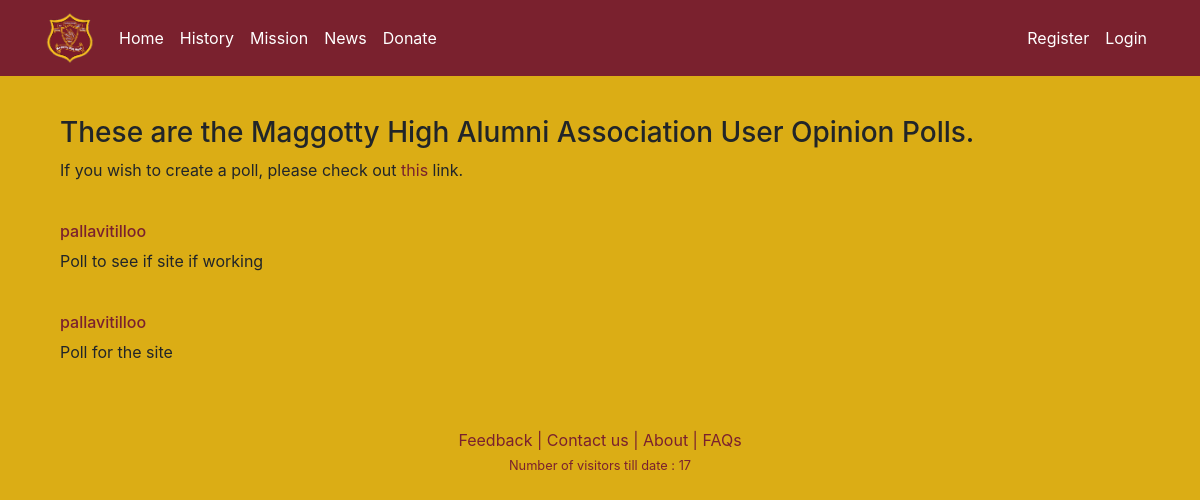
Before: /approved_polls with the older database file.
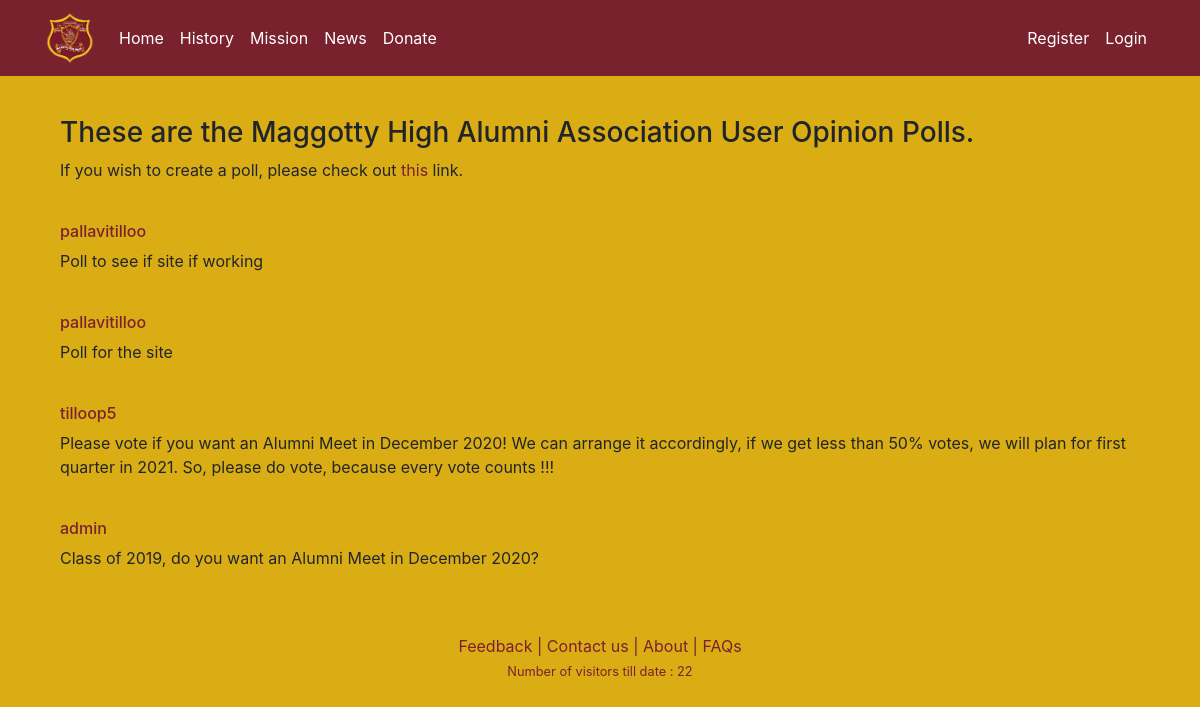
After: the same page with the newer database file.
### Maggotty/models.py (models this page shows, shortened)
class UserOpinions(models.Model):
    question_1 = models.CharField(max_length=255, blank=True, null=True)
    question_2 = models.CharField(max_length=255, blank=True, null=True)
    answers_1 =  models.CharField(max_length=255, blank=True, null=True)
    answers_2 =  models.CharField(max_length=255, blank=True, null=True)
    opinion = models.TextField(default="Test Opinion")
    username = models.CharField(max_length=255)
    approved = models.BooleanField(default=False)

### Maggotty/views.py (the view)
# urls.py: path("approved_polls", views.approvedPolls, name="approved_polls"),
def approvedPolls(request):
    polls = UserOpinions.objects.all()
    return render(request, "Maggotty/allpolls.html", {"polls": polls})

### Maggotty/context_processors.py (called while the page is built)
def get_current_cart_to_context(request):
    current_user = request.user
    cart_items = 0
    cart_items = Order.objects.filter(username=current_user.username,ifPaid=False).count()
    no_of_visitors = User.objects.all().count()
    return {
        'CART_COUNT' : cart_items,
        'VISITORS' : no_of_visitors
    }

### Maggotty/templates/Maggotty/allpolls.html (shortened to what this page needs)
{% extends "Maggotty/layout.html" %}
{% block content %}
<div class="container">
    <div class="row row-content align-items-center">
        <div class="col col-sm order-sm-first col-md">
            <h3>
                These are the Maggotty High Alumni Association User Opinion Polls.<br/>
            </h3>
            <p>
                If you wish to create a poll, please check out <a class="redLink" href="{% url 'polls' %}">this</a> link.
            </p>
            <br/>
        </div>
    </div>
    {% for poll in polls %}
    <div class="row row-content align-items-center">
        <div class="col col-sm order-sm-first col-md">
            <a href="#" class="redLink"><h6 class="mt-0">{{ poll.username }}</h6></a>
            <p class="d-none d-sm-block">{{ poll.opinion }}</p>
        </div>
    </div>
    <br/>
    {% endfor %}
</div>
{% endblock %}

Changed rows visible on the page:
added UserOpinions: username "tilloop5", opinion "Please vote if you want an Alumni Meet in December 2020! We can arrange it accordingly, if we get less than 50% votes, we will plan for first quarter in 2021. So, please do vote, because every vote counts !!!"
added UserOpinions: username "admin", opinion "Class of 2019, do you want an Alumni Meet in December 2020?"
Other visible differences:
{{ VISITORS }}: "17" → "22"
